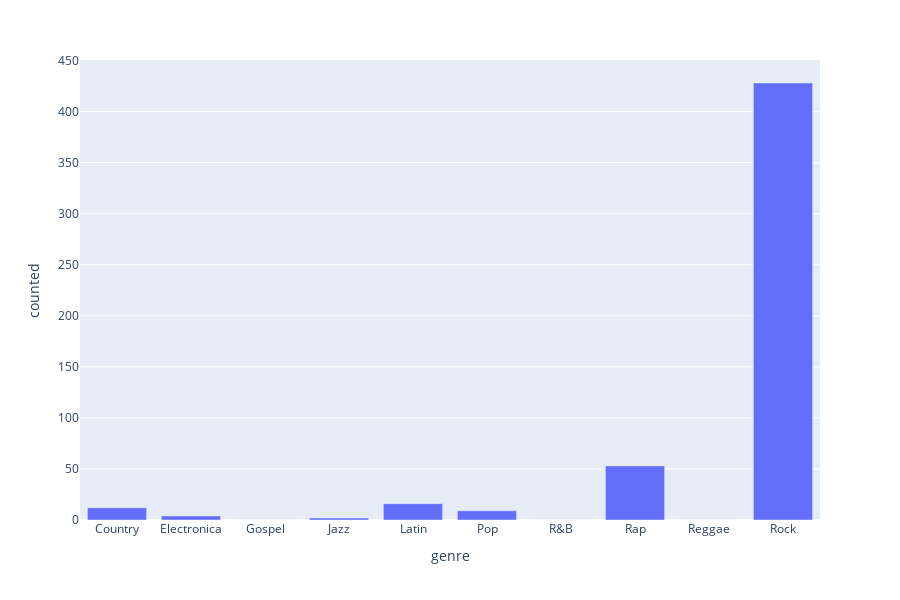

This figure's notebook cell:
### Code cell
fig.show()

### Figure 1 — Plotly figure (JSON) as saved in the notebook; plotly's stock layout.template omitted (floating-point values rounded to 4 significant figures)
{"data": [{"alignmentgroup": "True", "hoverlabel": {"namelength": 0}, "hovertemplate": "genre=%{x}<br>counted=%{y}", "legendgroup": "", "marker": {"color": "#636efa"}, "name": "", "offsetgroup": "", "orientation": "v", "showlegend": false, "textposition": "auto", "type": "bar", "x": ["Country", "Electronica", "Gospel", "Jazz", "Latin", "Pop", "R&B", "Rap", "Reggae", "Rock"], "xaxis": "x", "y": [12, 4, 0, 2, 16, 9, 0, 53, 0, 428], "yaxis": "y"}], "layout": {"barmode": "relative", "height": 600, "legend": {"tracegroupgap": 0}, "margin": {"t": 60}, "xaxis": {"anchor": "y", "domain": [0, 1], "title": {"text": "genre"}}, "yaxis": {"anchor": "x", "domain": [0, 1], "title": {"text": "counted"}}}}
